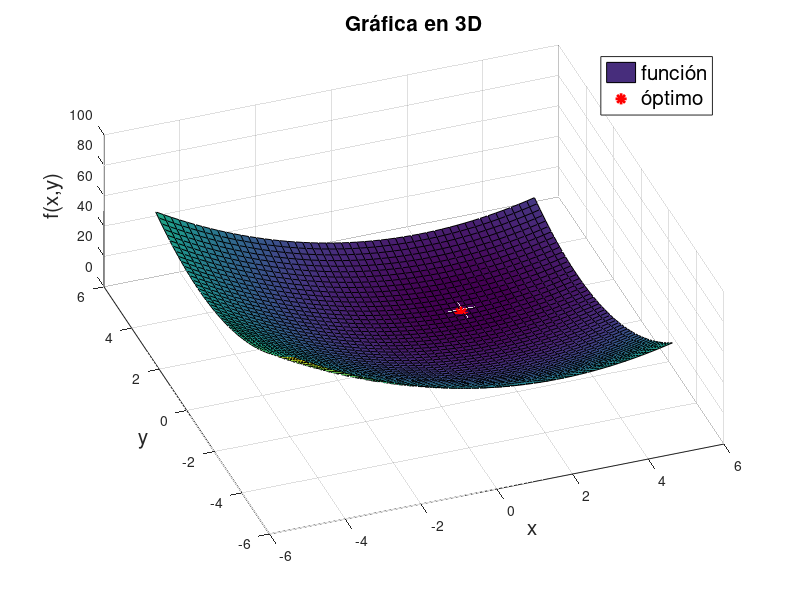
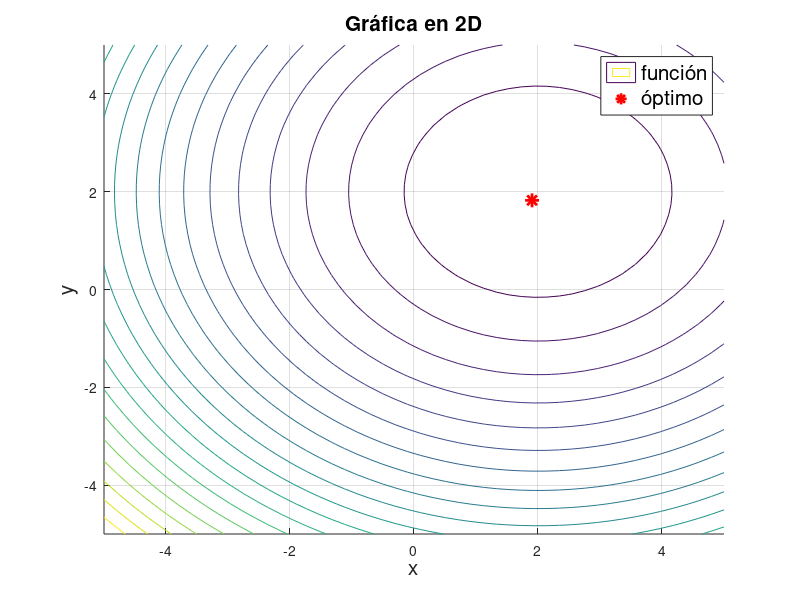
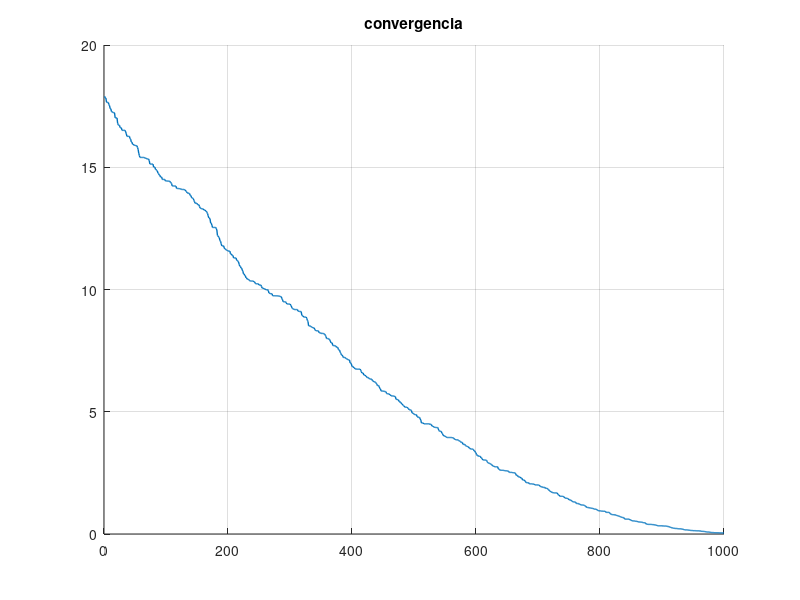

These figures' MATLAB source, in order:
clear
close all
clc 

%f = @(x,y) x.*exp(-x.^2-y.^2); % funcion objetivo
f = @(x,y) (x-2).^2+(y-2).^2; % funcion objetivo 2
x_lim = linspace(-5,5,50); % límites para eje x, -5 es inferior, 5 es superior, con 50 puntos
y_lim = linspace(-5,5,50); % límites para eje y, -5 es inferior, 5 es superior, con 50 puntos
[x1,y1] = meshgrid(x_lim,y_lim); % creamos una rejilla de puntos (x,y) para crear el plot

xu=[5 5]';
xl=[-5 -5]';
D=2;
N=1000;
sigma=0.01;
x0=xl+(xu-xl).*rand(1,D);
%x0=[5 5]';
conv=zeros([1 N]);

for i=1:N
    r=normrnd(0,sigma,[D 1]);
    y=x0+r;
    j=randi([1 D]);
    if f(y(1), y(2))< f(x0(1), x0(2))
        x0=y;
    end
    conv(i)=f(x0(1),x0(2));
end
disp(["f(x,y)=" num2str(f(x0(1),x0(2)))])
disp(["x=" x0(1)])
disp(["y=" x0(2)])
z=f(x1,y1);

figure
hold on
grid on

surf(x1,y1,z) % plot de la rejilla en 3D
plot3(x0(1),x0(2),f(x0(1),x0(2)),'r*','LineWidth',2,'MarkerSize',10) % plot del minimo encontrado
%la solucion se plotea en las coordenadas que resulten de la iteracion en
%el vector x0
legend({'función','óptimo'},'FontSize',15)
title('Gráfica en 3D','FontSize',15)
xlabel('x','FontSize',15)
ylabel('y','FontSize',15)
zlabel('f(x,y)','FontSize',15)
view([-20,60]) % estos valores definen la vista 3D del plot

figure
hold on
grid on

contour(x1,y1,z,20) % plot de la rejilla en 2D
plot(x0(1),x0(2),'r*','LineWidth',2,'MarkerSize',10) % % plot del minimo encontrado
%la solucion se plotea en las coordenadas que resulten de la iteracion en
%el vector x0 pero ahora en 2D
legend({'función','óptimo'},'FontSize',15)

title('Gráfica en 2D','FontSize',15)
xlabel('x','FontSize',15)
ylabel('y','FontSize',15)

%convergencia
figure
hold on
grid on
plot(conv,'LineWidth',1);
xlim([0 N]);
title("convergencia")
